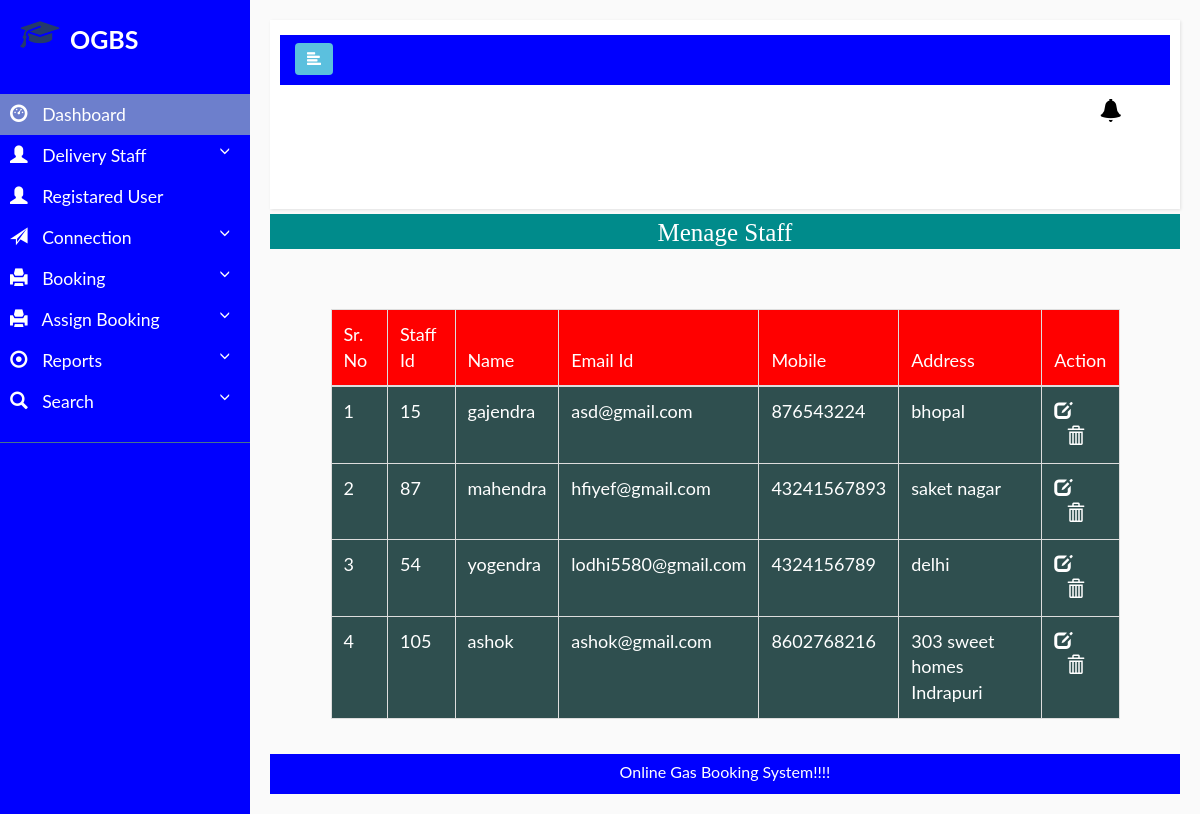
The page /view_staff (signed in) on the database its author committed.
### gasbooking/models.py (models this page shows, shortened)
class Addstaff(models.Model):
    staffid=models.CharField(max_length=100,null=True)
    name=models.CharField(max_length=100,null=True)
    email=models.CharField(max_length=100,null=True)
    mobile=models.CharField(max_length=100,null=True)
    address=models.CharField(max_length=100,null=True)

### gasbooking/views.py (the view)
# urls.py: path('view_staff',view_staff,name='view_staff'),
def view_staff(request):
     if not request.user.is_staff:
        return redirect('admin_login')
     data=Addstaff.objects.all()
     d={'data':data}
     return render(request,'view_staff.html',d)

### gasbooking/templates/view_staff.html (shortened to what this page needs)
{% extends 'admin_nav.html' %}
{% block body %}
<center>
      <h1 style="font-size:25px; background-color:darkcyan;height:35px;color:white;padding:5px;margin-top:5px;font-family : 'Monotype Corsiva" align="center"> Menage Staff </h1>
</center>
 <div class="container" style="margin-top:60px;width:90%">
<table class="table table-bordered" id="myTable">
  <thead>
  <tr>
    <th>Sr. No</th>
    <th>Staff Id</th>
    <th> Name</th>
    <th>Email Id</th>
    <th>Mobile </th>
    <th>Address </th>
    <th>Action</th>
  </tr>
  </thead>
   <tbody>
{% for i in data %}
  <tr >
        <td style="background-color:DarkSlateGrey;color:white">{{forloop.counter}}</td>
        <td style="background-color:DarkSlateGrey;color:white">{{i.staffid}}</td>
        <td style="background-color:DarkSlateGrey;color:white">{{i.name}}</td>
        <td style="background-color:DarkSlateGrey;color:white">{{i.email}}</td>
        <td style="background-color:DarkSlateGrey;color:white">{{i.mobile}}</td>
        <td style="background-color:DarkSlateGrey;color:white">{{i.address}}</td>
      <td style="background-color:DarkSlateGrey;color:white"> <a href="{% url 'edit_staff' i.id %}"> <i class="glyphicon glyphicon-edit"></i>  <a href="{% url 'delete_staff' i.id %}"><span style="margin-left:12px" ><i class="glyphicon glyphicon-trash" onclick="return confirm('Are you sure?')"></i> </span> </a>
  </tr>
   {% endfor %}
    </tbody>
</table>
 </div>
<div class="footer" align="center" style=" margin-top:15px; background-color:blue; height:40px;color:white; padding:8px;">
    Online Gas Booking System!!!!
</div>
{% endblock %}

### gasbooking/static/style.css (style rules this page uses)
html,body,div,span,applet,object,iframe,h1,h2,h3,h4,h5,h6,p,blockquote,pre,a,abbr,acronym,address,big,cite,code,del,dfn,em,img,ins,kbd,q,s,samp,small,strike,strong,sub,sup,tt,var,b,u,i,dl,dt,dd,ol,nav ul,nav li,fieldset,form,label,legend,table,caption,tbody,tfoot,thead,tr,th,td,article,aside,canvas,details,embed,figure,figcaption,footer,header,hgroup,menu,nav,output,ruby,section,summary,time,mark,audio,video { margin:0;padding:0;border:0;font-size:100%;font:inherit;vertical-align:baseline; }
table { border-collapse:collapse;border-spacing:0; }
a { text-decoration:none; }

### gasbooking/static/style1.css (style rules this page uses)
* { margin: 0; padding: 0; box-sizing: border-box; list-style: none; text-decoration: none; font-family: 'Josefin Sans', sans-serif; }
body { background-color:darkcyan; }

### gasbooking/static/style4.css (style rules this page uses)
body { font-family: 'Poppins', sans-serif; background: #fafafa; }
a, a:hover, a:focus { color: inherit; text-decoration: none; transition: all 0.3s; }
i, span { display: inline-block; }

### gasbooking/templates/admin_nav.html (style rules this page uses)
#myTable { border-collapse: collapse; width: 100%; border: 1px solid #ddd; font-size: 18px; }
#myTable th { text-align: left; padding: 12px; background-color:red ; color: white; }
#myTable td { text-align: left; padding: 12px; background-color: DarkSlateGrey; color:white; }
#myTable tr { border-bottom: 1px solid #ddd; }
body { font-family: "Lato", sans-serif; }

### rows shown on the page
Addstaff: staffid "15", name "gajendra", email "asd@gmail.com", mobile "876543224", address "bhopal"
Addstaff: staffid "87", name "mahendra", email "hfiyef@gmail.com", mobile "43241567893", address "saket nagar"
Addstaff: staffid "54", name "yogendra", email "lodhi5580@gmail.com", mobile "4324156789", address "delhi"
Addstaff: staffid "105", name "ashok", email "ashok@gmail.com", mobile "8602768216", address "303 sweet homes Indrapuri"
